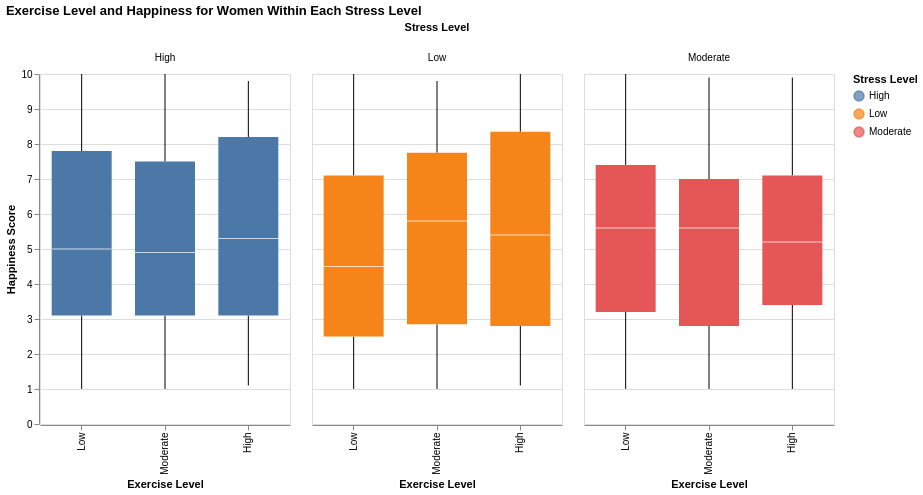

The notebook cell saved with this chart:
### Code cell
chart2 = alt.Chart(women_data).mark_boxplot(size=60).encode(

    x=alt.X("Exercise Level:N", sort=["Low","Moderate","High"], title="Exercise Level"),

    y=alt.Y("Happiness Score:Q", title="Happiness Score"),

    column=alt.Column("Stress Level:N", title="Stress Level"),

    color=alt.Color("Stress Level:N", title="Stress Level"),

    tooltip=["Exercise Level","Happiness Score","Stress Level"]

).properties(
    title="Exercise Level and Happiness for Women Within Each Stress Level",
    width=250,
    height=350
)
chart2

### Figure 1 — Vega-Lite specification as saved in the notebook (floating-point values rounded to 4 significant figures; data arrays with more than 128 entries replaced by an {"elided": "..."} marker saying what was removed)
{"config": {"view": {"continuousWidth": 300, "continuousHeight": 300}}, "data": {"name": "data-57d13b237b02068d48295fc95255d8a2"}, "mark": {"type": "boxplot", "size": 60}, "encoding": {"color": {"field": "Stress Level", "title": "Stress Level", "type": "nominal"}, "column": {"field": "Stress Level", "title": "Stress Level", "type": "nominal"}, "tooltip": [{"field": "Exercise Level", "type": "nominal"}, {"field": "Happiness Score", "type": "quantitative"}, {"field": "Stress Level", "type": "nominal"}], "x": {"field": "Exercise Level", "sort": ["Low", "Moderate", "High"], "title": "Exercise Level", "type": "nominal"}, "y": {"field": "Happiness Score", "title": "Happiness Score", "type": "quantitative"}}, "height": 350, "title": "Exercise Level and Happiness for Women Within Each Stress Level", "width": 250, "$schema": "https://vega.github.io/schema/vega-lite/v6.1.0.json", "datasets": {"data-57d13b237b02068d48295fc95255d8a2": {"elided": "1024 records"}}}
